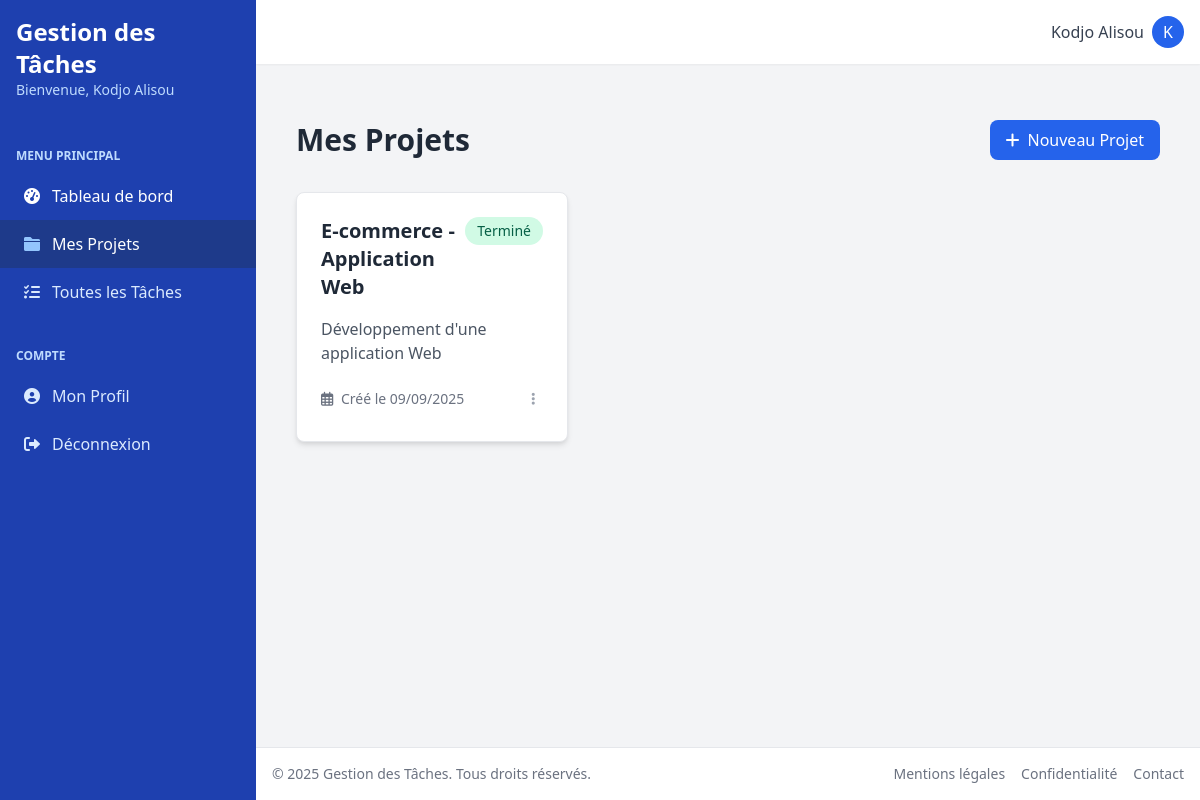
Screenshot of /projets/ (signed in) with the database file from the repository.
### authapp/models.py (models this page shows, shortened)
class User(AbstractUser):
    username = None
    email = models.EmailField(_('adresse email'), unique=True)
    first_name = models.CharField(_('prénom'), max_length=30, blank=False)
    last_name = models.CharField(_('nom'), max_length=30, blank=False)
    created_at = models.DateTimeField(_('date de création'), auto_now_add=True)
    updated_at = models.DateTimeField(_('date de mise à jour'), auto_now=True)
    USERNAME_FIELD = 'email'
    REQUIRED_FIELDS = ['first_name', 'last_name']
    objects = UserManager()
    class Meta:
        verbose_name = _('utilisateur')
        verbose_name_plural = _('utilisateurs')

### projects/models.py (models this page shows, shortened)
class Projet(models.Model):
    class StatutProjet(models.TextChoices):
        A_FAIRE = 'a_faire', _('À faire')
        EN_COURS = 'en_cours', _('En cours')
        TERMINE = 'termine', _('Terminé')
    titre = models.CharField(_('titre'), max_length=200)
    description = models.TextField(_('description'), blank=True)
    statut = models.CharField(
        _('statut'),
        max_length=10,
        choices=StatutProjet.choices,
        default=StatutProjet.A_FAIRE
    )
    proprietaire = models.ForeignKey(
        settings.AUTH_USER_MODEL,
        on_delete=models.CASCADE,
        related_name='projets',
        verbose_name=_('propriétaire')
    )
    date_creation = models.DateTimeField(_('date de création'), auto_now_add=True)
    date_mise_a_jour = models.DateTimeField(_('date de mise à jour'), auto_now=True)
    class Meta:
        verbose_name = _('projet')
        verbose_name_plural = _('projets')
        ordering = ['-date_creation']

### projects/views.py (the view)
# urls.py: path('', views.liste_projets, name='liste'),
@login_required
def liste_projets(request):
    projets = Projet.objects.filter(proprietaire=request.user).order_by('-date_creation')
    return render(request, 'projects/liste.html', {'projets': projets})

### rbac/context_processors.py (called while the page is built)
def user_permissions(request):
    if not hasattr(request, 'user') or not request.user.is_authenticated:
        return {}
    def has_perm(permission_codename):
        return user_has_permission(request.user, permission_codename)
    def has_role(role_name):
        return user_has_role(request.user, role_name)
    return {
        'has_perm': has_perm,
        'has_role': has_role,
        'is_admin': request.user.is_superuser or has_role('admin'),
    }

### templates/projects/liste.html (shortened to what this page needs)
{% extends 'base.html' %}
{% load static %}
{% block content %}
<div class="container mx-auto px-4 py-8">
    <div class="flex justify-between items-center mb-8">
        <h1 class="text-3xl font-bold text-gray-800">Mes Projets</h1>
        <a href="{% url 'projects:creer' %}"
           class="bg-blue-600 hover:bg-blue-700 text-white px-4 py-2 rounded-lg flex items-center">
            <i class="fas fa-plus mr-2"></i>
            Nouveau Projet
        </a>
    </div>
    <div class="grid grid-cols-1 md:grid-cols-2 lg:grid-cols-3 gap-6">
        {% for projet in projets %}
        <div class="bg-white rounded-lg shadow-md border border-gray-200 hover:shadow-lg transition-shadow duration-300">
            <div class="p-6">
                <div class="flex justify-between items-start mb-4">
                    <h2 class="text-xl font-semibold text-gray-800">
                        <a href="{% url 'projects:detail' projet.id %}" class="hover:text-blue-600 transition-colors">
                            {{ projet.titre }}
                        </a>
                    </h2>
                    <span class="inline-flex items-center px-3 py-1 rounded-full text-sm font-medium
                                {% if projet.statut == 'a_faire' %}bg-yellow-100 text-yellow-800
                                {% elif projet.statut == 'en_cours' %}bg-blue-100 text-blue-800
                                {% else %}bg-green-100 text-green-800{% endif %}">
                        {{ projet.get_statut_display }}
                    </span>
                </div>
                <p class="text-gray-600 mb-4 line-clamp-3">
                    {{ projet.description|default:"Aucune description fournie." }}
                </p>
                <div class="flex justify-between items-center text-sm text-gray-500">
                    <div>
                        <i class="far fa-calendar-alt mr-1"></i>
                        Créé le {{ projet.date_creation|date:"d/m/Y" }}
                    </div>
                    <div class="dropdown">
                        <button onclick="toggleDropdown('projectListActions-{{ projet.id }}', event)"
                                class="dropdown-toggle text-gray-400 hover:text-gray-600">
                            <i class="fas fa-ellipsis-v"></i>
                        </button>
                    </div>
                </div>
            </div>
        </div>
        {% endfor %}
    </div>
</div>
{% endblock %}

### templates/base.html (shortened to what this page needs)
<!DOCTYPE html>
{% load static %}
<html lang="fr">
<head>
    <link href="https://cdn.jsdelivr.net/npm/tailwindcss@2.2.19/dist/tailwind.min.css" rel="stylesheet">
    <link rel="stylesheet" href="https://cdnjs.cloudflare.com/ajax/libs/font-awesome/6.0.0-beta3/css/all.min.css">
</head>
<body class="bg-gray-100">
    <div class="min-h-screen flex relative">
        <div class="bg-blue-800 text-white w-64 flex-shrink-0" style="position: relative; z-index: 1;">
            <div class="p-4">
                <h1 class="text-2xl font-bold">Gestion des Tâches</h1>
                {% if user.is_authenticated %}
                <p class="text-blue-200 text-sm">Bienvenue, {{ user.get_full_name|default:user.email }}</p>
                {% endif %}
            </div>
            {% if user.is_authenticated %}
            <nav class="mt-6">
                <div class="px-4 py-2 text-blue-200 uppercase text-xs font-semibold">Menu Principal</div>
                <a href="{% url 'tableau_de_bord' %}"
                   class="flex items-center px-6 py-3 text-white hover:bg-blue-700">
                    <i class="fas fa-tachometer-alt mr-3"></i>
                    Tableau de bord
                </a>
                <a href="{% url 'projects:liste' %}"
                   class="flex items-center px-6 py-3 text-blue-100 hover:bg-blue-700">
                    <i class="fas fa-folder mr-3"></i>
                    Mes Projets
                </a>
                <a href="{% url 'tasks:liste' %}"
                   class="flex items-center px-6 py-3 text-blue-100 hover:bg-blue-700">
                    <i class="fas fa-tasks mr-3"></i>
                    Toutes les Tâches
                </a>
                <div class="px-4 py-2 text-blue-200 uppercase text-xs font-semibold mt-6">Compte</div>
                <a href="{% url 'authapp:profil' %}"
                   class="flex items-center px-6 py-3 text-blue-100 hover:bg-blue-700">
                    <i class="fas fa-user-circle mr-3"></i>
                    Mon Profil
                </a>
                <a href="{% url 'authapp:deconnexion' %}"
                   class="flex items-center px-6 py-3 text-blue-100 hover:bg-blue-700">
                    <i class="fas fa-sign-out-alt mr-3"></i>
                    Déconnexion
                </a>
            </nav>
            {% endif %}
        </div>
        <div class="flex-1 flex flex-col overflow-visible" style="position: relative; z-index: 1;">
            <header class="bg-white shadow-sm z-10">
                <div class="flex items-center justify-between p-4">
                    {% if user.is_authenticated %}
                    <div class="flex items-center">
                        <div class="relative">
                            <button id="user-menu" class="flex items-center focus:outline-none">
                                <span class="text-gray-700 mr-2 hidden md:inline">{{ user.get_full_name|default:user.email }}</span>
                                <div class="w-8 h-8 rounded-full bg-blue-600 flex items-center justify-center text-white">
                                    {{ user.first_name|first|default:user.email|first|upper }}
                                </div>
                            </button>
                        </div>
                    </div>
                    {% endif %}
                </div>
            </header>
            <main class="flex-1 overflow-x-hidden overflow-y-auto bg-gray-100 p-6">
                {% block content %}{% endblock %}
            </main>
            <footer class="bg-white border-t border-gray-200 p-4">
                <div class="flex items-center justify-between text-sm text-gray-500">
                    <div>
                        &copy; {% now "Y" %} Gestion des Tâches. Tous droits réservés.
                    </div>
                    <div class="flex space-x-4">
                        <a href="#" class="hover:text-blue-600">Mentions légales</a>
                        <a href="#" class="hover:text-blue-600">Confidentialité</a>
                        <a href="#" class="hover:text-blue-600">Contact</a>
                    </div>
                </div>
            </footer>
        </div>
    </div>
</body>
</html>

### templates/base.html (style rules this page uses)
.dropdown { position: relative; display: inline-block; z-index: 1001; }
.dropdown-toggle { cursor: pointer; padding: 0.5rem; border-radius: 0.375rem; transition: background-color 0.2s; }

### rows the page displays
User: get_full_name "Kodjo Alisou", first_name|first "K"
Projet: titre "E-commerce - Application Web", statut "Terminé", description "Développement d'une application Web", date_creation "09/09/2025"
